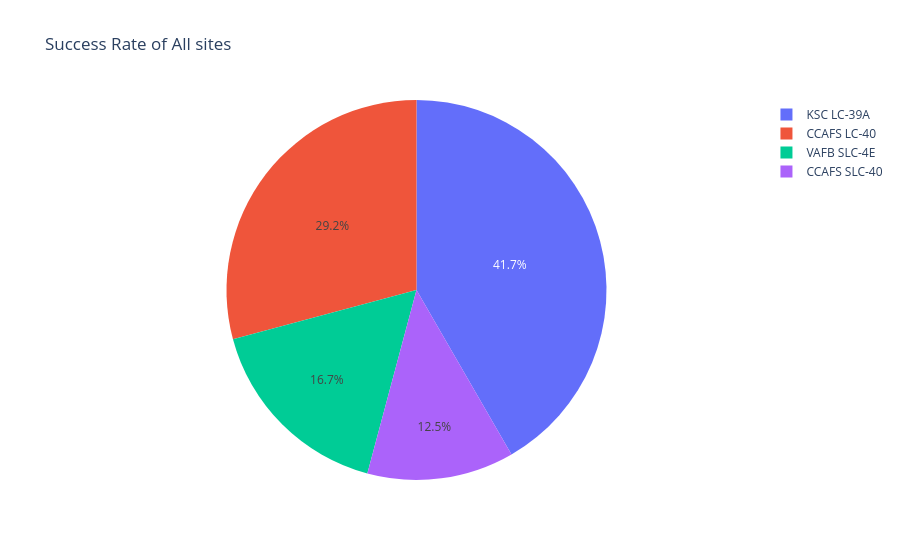

The notebook cell saved with this chart:
### Code cell
px.pie(data_frame=spacex_df, names='Launch Site', values='class', title='Success Rate of All sites')

### Figure 1 — Plotly figure (JSON) as saved in the notebook; plotly's stock layout.template omitted (floating-point values rounded to 4 significant figures)
{"data": [{"domain": {"x": [0, 1], "y": [0, 1]}, "hovertemplate": "Launch Site=%{label}<br>class=%{value}<extra></extra>", "labels": ["CCAFS LC-40", "CCAFS LC-40", "CCAFS LC-40", "CCAFS LC-40", "CCAFS LC-40", "CCAFS LC-40", "CCAFS LC-40", "CCAFS LC-40", "CCAFS LC-40", "CCAFS LC-40", "CCAFS LC-40", "CCAFS LC-40", "CCAFS LC-40", "CCAFS LC-40", "CCAFS LC-40", "CCAFS LC-40", "CCAFS LC-40", "CCAFS LC-40", "CCAFS LC-40", "CCAFS LC-40", "CCAFS LC-40", "CCAFS LC-40", "CCAFS LC-40", "CCAFS LC-40", "CCAFS LC-40", "CCAFS LC-40", "VAFB SLC-4E", "VAFB SLC-4E", "VAFB SLC-4E", "VAFB SLC-4E", "VAFB SLC-4E", "VAFB SLC-4E", "VAFB SLC-4E", "VAFB SLC-4E", "VAFB SLC-4E", "VAFB SLC-4E", "KSC LC-39A", "KSC LC-39A", "KSC LC-39A", "KSC LC-39A", "KSC LC-39A", "KSC LC-39A", "KSC LC-39A", "KSC LC-39A", "KSC LC-39A", "KSC LC-39A", "KSC LC-39A", "KSC LC-39A", "KSC LC-39A", "CCAFS SLC-40", "CCAFS SLC-40", "CCAFS SLC-40", "CCAFS SLC-40", "CCAFS SLC-40", "CCAFS SLC-40", "CCAFS SLC-40"], "legendgroup": "", "name": "", "showlegend": true, "type": "pie", "values": [0, 0, 0, 0, 0, 0, 0, 0, 0, 0, 0, 0, 0, 0, 0, 0, 0, 1, 1, 0, 1, 1, 1, 0, 1, 1, 0, 0, 1, 1, 1, 1, 0, 0, 0, 0, 1, 0, 1, 1, 0, 1, 1, 0, 1, 1, 1, 1, 1, 1, 1, 0, 0, 0, 1, 0]}], "layout": {"legend": {"tracegroupgap": 0}, "title": {"text": "Success Rate of All sites"}}}
